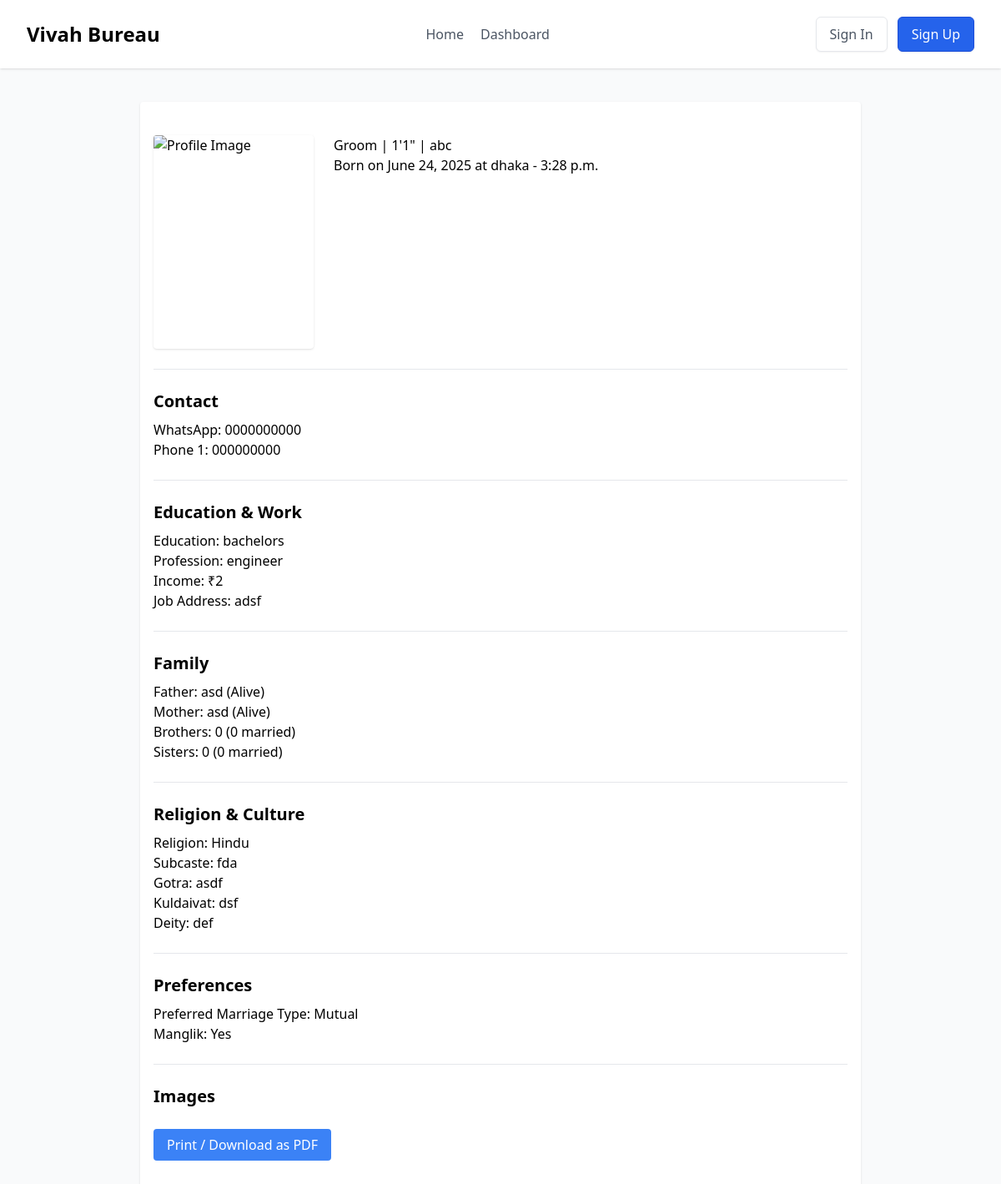
Page /profile/1/ on the committed database.
### bureau/models.py (models this page shows, shortened)
class Profile(models.Model):
    BRANCH_CHOICES = [
        ('Pimpalgaon', 'Pimpalgaon'),
        ('Ghatsila', 'Ghatsila'),
        ('Vidur', 'Vidur'),
        ('Vidhata', 'Vidhata'),
    ]
    GENDER_CHOICES = [('Groom', 'Groom'), ('Bride', 'Bride')]
    COMPLEXION_CHOICES = [
        ('Fair', 'Fair'),
        ('Wheatish', 'Wheatish'),
        ('Dark', 'Dark'),
    ]
    BLOOD_GROUP_CHOICES = [
        ('A+', 'A+'), ('A-', 'A-'), ('B+', 'B+'), ('B-', 'B-'),
        ('O+', 'O+'), ('O-', 'O-'), ('AB+', 'AB+'), ('AB-', 'AB-'),
    ]
    RELIGION_CHOICES = [
        ('Hindu', 'Hindu'), ('Muslim', 'Muslim'), ('Christian', 'Christian'),
        ('Buddhist', 'Buddhist'), ('Jain', 'Jain'), ('Other', 'Other'),
    ]
    MARRIAGE_TYPE_CHOICES = [
        ('Mutual', 'Mutual understanding'),
        ('Registered', 'Registered'),
        ('Vedic', 'Traditional/Vedic'),
    ]
    MANGLIK_CHOICES = [('Yes', 'Yes'), ('No', 'No'), ('Mild', 'Mild')]
    user = models.OneToOneField(User, on_delete=models.CASCADE)
    form_no = models.CharField(max_length=20, editable=False, unique=True)
    date_filled = models.DateField(auto_now_add=True)
    branch = models.CharField(max_length=20, choices=BRANCH_CHOICES)
    gender = models.CharField(max_length=10, choices=GENDER_CHOICES)
    full_name = models.CharField(max_length=100)
    caste = models.CharField(max_length=100)
    dob = models.DateField()
    birth_place = models.CharField(max_length=100)
    birth_time = models.TimeField()
    birth_day = models.CharField(max_length=20, blank=True)
    nakshatra = models.CharField(max_length=100, blank=True)
    height_ft = models.IntegerField()
    height_in = models.IntegerField()
    weight = models.DecimalField(max_digits=5, decimal_places=2)
    color = models.CharField(max_length=50, choices=COMPLEXION_CHOICES, blank=True)
    blood_group = models.CharField(max_length=5, choices=BLOOD_GROUP_CHOICES, blank=True)
    mother_tongue = models.CharField(max_length=50)
    taluka = models.CharField(max_length=50)
    district = models.CharField(max_length=50)
    religion = models.CharField(max_length=50, choices=RELIGION_CHOICES)
    gotra = models.CharField(max_length=50, blank=True)
    kuldaivat = models.CharField(max_length=50, blank=True)
    deity = models.CharField(max_length=50, blank=True)
    subcaste = models.CharField(max_length=50, blank=True)
    education = models.CharField(max_length=100)
    profession = models.CharField(max_length=100)
    monthly_income = models.PositiveIntegerField()
    job_address = models.TextField(blank=True)
    whatsapp_number = models.CharField(max_length=15)
    phone_number_1 = models.CharField(max_length=15)
    phone_number_2 = models.CharField(max_length=15, blank=True)
    phone_number_3 = models.CharField(max_length=15, blank=True)
    phone_number_4 = models.CharField(max_length=15, blank=True)
    father_name = models.CharField(max_length=100)
    father_alive = models.BooleanField(default=True)
    mother_name = models.CharField(max_length=100)
    mother_alive = models.BooleanField(default=True)
    mother_maiden_name = models.CharField(max_length=100, blank=True)
    mother_maiden_village = models.CharField(max_length=100, blank=True)
    brothers = models.PositiveIntegerField(default=0)
    brothers_married = models.PositiveIntegerField(default=0)
    sisters = models.PositiveIntegerField(default=0)
    sisters_married = models.PositiveIntegerField(default=0)
    horoscope_file = models.FileField(upload_to='horoscopes/', blank=True, null=True)
    raasi = models.CharField(max_length=100, blank=True)
    horoscope_nakshatra = models.CharField(max_length=100, blank=True)
    gan = models.CharField(max_length=100, blank=True)
    nadi = models.CharField(max_length=100, blank=True)
    charan = models.CharField(max_length=100, blank=True)
    horoscope_seen = models.BooleanField(default=False)
    manglik_status = models.CharField(max_length=20, choices=MANGLIK_CHOICES, blank=True)
    preferred_marriage_type = models.CharField(max_length=20, choices=MARRIAGE_TYPE_CHOICES)
    residential_address = models.TextField()
    other_info = models.TextField(blank=True)
    declaration = models.BooleanField(default=False)
    declaration_name = models.CharField(max_length=100)
    declaration_phone = models.CharField(max_length=15)
    declaration_date = models.DateField(default=timezone.now)
    profile_image = models.ImageField(upload_to='profiles/', blank=True, null=True, validators=[validate_image])
    aadhar_image = models.ImageField(upload_to='documents/', blank=True, null=True, validators=[validate_image])
    supporting_document = models.ImageField(upload_to='documents/', blank=True, null=True, validators=[validate_image])
    @property
    def height(self):
        return f"{self.height_ft}'{self.height_in}\""
    def get_main_image_url(self):
        return self.profile_image.url if self.profile_image else "/static/images/default.jpg"

### bureau/views.py (the view)
# urls.py: path('profile/<int:pk>/', profile_detail, name='profile_detail'),
def profile_detail(request, pk):
    profile = get_object_or_404(Profile, pk=pk)
    return render(request, 'bureau/profile_detail.html', {'profile': profile})

### templates/bureau/profile_detail.html (shortened to what this page needs)
{% extends "base.html" %}
{% block content %}
<div class="max-w-4xl mx-auto px-4 py-10 bg-white shadow rounded">
  <div class="flex flex-col md:flex-row gap-6">
    <img src="{{ profile.get_main_image_url }}" alt="Profile Image" class="w-48 h-64 object-cover rounded shadow">
    <div>
      <p>{{ profile.gender }} | {{ profile.height }} | {{ profile.caste }}</p>
      <p>Born on {{ profile.dob }} at {{ profile.birth_place }} - {{ profile.birth_time }}</p>
    </div>
  </div>
  <hr class="my-6">
  <h2 class="text-xl font-semibold mb-2">Contact</h2>
  <p>WhatsApp: {{ profile.whatsapp_number }}</p>
  <p>Phone 1: {{ profile.phone_number_1 }}</p>
  <hr class="my-6">
  <h2 class="text-xl font-semibold mb-2">Education & Work</h2>
  <p>Education: {{ profile.education }}</p>
  <p>Profession: {{ profile.profession }}</p>
  <p>Income: ₹{{ profile.monthly_income }}</p>
  <p>Job Address: {{ profile.job_address }}</p>
  <hr class="my-6">
  <h2 class="text-xl font-semibold mb-2">Family</h2>
  <p>Father: {{ profile.father_name }} ({{ profile.father_alive|yesno:"Alive,Deceased" }})</p>
  <p>Mother: {{ profile.mother_name }} ({{ profile.mother_alive|yesno:"Alive,Deceased" }})</p>
  <p>Brothers: {{ profile.brothers }} ({{ profile.brothers_married }} married)</p>
  <p>Sisters: {{ profile.sisters }} ({{ profile.sisters_married }} married)</p>
  <hr class="my-6">
  <h2 class="text-xl font-semibold mb-2">Religion & Culture</h2>
  <p>Religion: {{ profile.religion }}</p>
  <p>Subcaste: {{ profile.subcaste }}</p>
  <p>Gotra: {{ profile.gotra }}</p>
  <p>Kuldaivat: {{ profile.kuldaivat }}</p>
  <p>Deity: {{ profile.deity }}</p>
  <hr class="my-6">
  <h2 class="text-xl font-semibold mb-2">Preferences</h2>
  <p>Preferred Marriage Type: {{ profile.preferred_marriage_type }}</p>
  <p>Manglik: {{ profile.manglik_status }}</p>
  <hr class="my-6">
  <h2 class="text-xl font-semibold mb-2">Images</h2>
  <div class="mt-6">
    <a href="#" onclick="window.print()" class="bg-blue-500 text-white px-4 py-2 rounded hover:bg-blue-600">
      Print / Download as PDF
    </a>
  </div>
</div>
{% endblock %}

### templates/base.html (shortened to what this page needs)
{% load static %}
<!DOCTYPE html>
<html lang="en" x-data>
<head>
  <script src="https://cdn.tailwindcss.com"></script>
</head>
<body class="bg-gray-50 min-h-screen">
  <section class="relative w-full px-8 bg-white shadow">
    <div class="container flex flex-col flex-wrap items-center justify-between py-5 mx-auto md:flex-row max-w-7xl">
      <a href="/" class="text-2xl font-extrabold text-black">Vivah Bureau</a>
      <nav class="flex space-x-5 text-base mt-4 md:mt-0">
        <a href="/" class="text-gray-600 hover:text-gray-900">Home</a>
        <a href="/dashboard/" class="text-gray-600 hover:text-gray-900">Dashboard</a>
      </nav>
      <div class="inline-flex items-center space-x-3 mt-4 md:mt-0">
        {% if user.is_authenticated %}
        <div x-data="{ open: false }" class="relative">
          <button @click="open = !open" class="flex items-center px-3 py-2 bg-white border border-gray-200 rounded-md shadow-sm hover:bg-gray-100 focus:outline-none">
            <span class="text-xl">👤</span>
            <span class="ml-2 text-sm font-medium text-gray-700">{{ user.first_name|default:user.username }}</span>
            <svg class="w-4 h-4 ml-1 text-gray-500" fill="none" stroke="currentColor" viewBox="0 0 24 24">
              <path stroke-linecap="round" stroke-linejoin="round" stroke-width="2" d="M19 9l-7 7-7-7" />
            </svg>
          </button>
          <div x-show="open" @click.away="open = false"
               x-transition
               class="absolute right-0 z-50 w-40 mt-2 bg-white border border-gray-200 rounded-md shadow-lg"
               x-cloak>
            <a href="/dashboard/" class="block px-4 py-2 text-sm text-gray-700 hover:bg-gray-100">Profile</a>
            <a href="{% url 'account_logout' %}" class="block px-4 py-2 text-sm text-gray-700 hover:bg-gray-100">Log Out</a>
          </div>
        </div>
        {% else %}
        <a href="{% url 'account_login' %}" class="px-4 py-2 text-gray-600 bg-white border border-gray-200 rounded-md shadow-sm hover:bg-gray-50">Sign In</a>
        <a href="{% url 'account_signup' %}" class="px-4 py-2 text-white bg-blue-600 border border-blue-700 rounded-md shadow-sm hover:bg-blue-700">Sign Up</a>
        {% endif %}
      </div>
    </div>
  </section>
  <main class="max-w-4xl mx-auto p-4 mt-6">
    {% block content %}
    {% endblock %}
  </main>
</body>
</html>

### rows in the picture
Profile: gender "Groom", height "1'1\"", caste "abc", dob "June 24, 2025", birth_place "dhaka", birth_time "3:28 p.m.", whatsapp_number "0000000000", phone_number_1 "000000000", education "bachelors", profession "engineer", monthly_income "2", job_address "adsf", father_name "asd", father_alive "Alive", mother_name "asd", mother_alive "Alive", brothers "0", brothers_married "0", sisters "0", sisters_married "0", religion "Hindu", subcaste "fda", gotra "asdf", kuldaivat "dsf", deity "def", preferred_marriage_type "Mutual", manglik_status "Yes"
